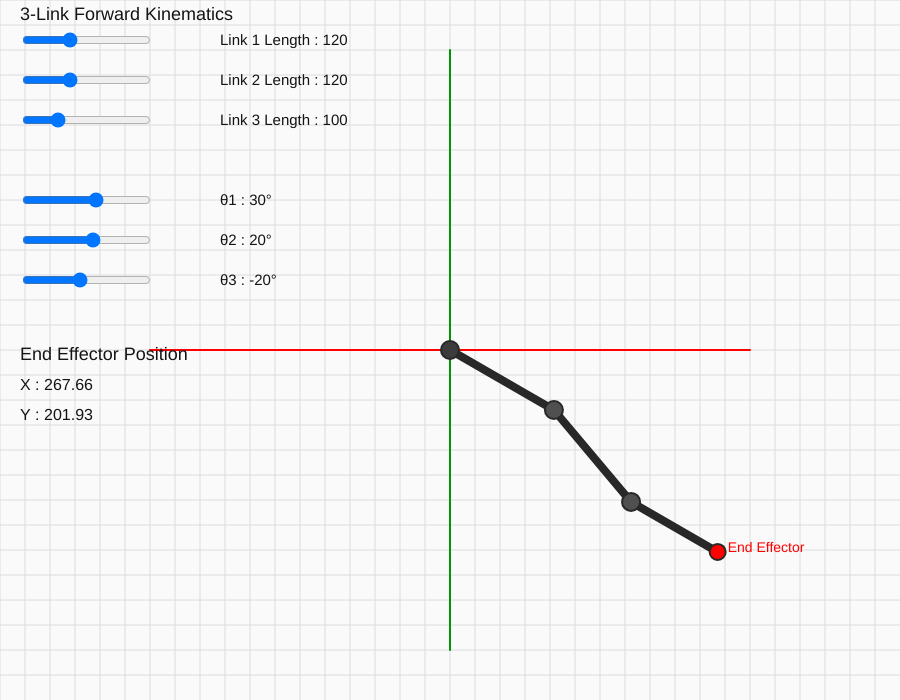
Frame 1 (no input)
Frame 60 (no input): identical to frame 1, image omitted
Frame 120 (the mouse pressed at the canvas centre since frame 60): identical to frame 1, image omitted

The p5.js sketch that drew this single still picture (run headless with seeded random() and noise() and a simulated clock; from frame 60 on, the mouse is pressed at the canvas centre):

// p5.js sketch
// ── sketch.js
// =========================================
// 3-Link Planar Robot - Forward Kinematics
// =========================================

// ---------- Canvas ----------
const canvasW = 900;
const canvasH = 700;

// Robot Base
const baseX = 450;
const baseY = 350;

// Robot Parameters
let L1 = 120;
let L2 = 120;
let L3 = 100;

let t1 = 30;
let t2 = 20;
let t3 = -20;

// Sliders
let l1Slider, l2Slider, l3Slider;
let t1Slider, t2Slider, t3Slider;

function setup() {

  createCanvas(canvasW, canvasH);

  angleMode(DEGREES);
  textFont('Arial');

  // ----------------------------
  // Link Length Sliders
  // ----------------------------
  l1Slider = createSlider(50, 250, L1, 1);
  l2Slider = createSlider(50, 250, L2, 1);
  l3Slider = createSlider(50, 250, L3, 1);

  l1Slider.position(20, 30);
  l2Slider.position(20, 70);
  l3Slider.position(20, 110);

  // ----------------------------
  // Joint Angle Sliders
  // ----------------------------
  t1Slider = createSlider(-180, 180, t1, 1);
  t2Slider = createSlider(-180, 180, t2, 1);
  t3Slider = createSlider(-180, 180, t3, 1);

  t1Slider.position(20, 190);
  t2Slider.position(20, 230);
  t3Slider.position(20, 270);
}

function draw() {

  background(250);

  // Read Slider Values
  L1 = l1Slider.value();
  L2 = l2Slider.value();
  L3 = l3Slider.value();

  t1 = t1Slider.value();
  t2 = t2Slider.value();
  t3 = t3Slider.value();

  // Draw Background Grid
  drawGrid();

  // Draw Coordinate Axes
  drawAxes();

  // Forward Kinematics
  let x1 = baseX + L1 * cos(t1);
  let y1 = baseY + L1 * sin(t1);

  let x2 = x1 + L2 * cos(t1 + t2);
  let y2 = y1 + L2 * sin(t1 + t2);

  let x3 = x2 + L3 * cos(t1 + t2 + t3);
  let y3 = y2 + L3 * sin(t1 + t2 + t3);

  // Draw Robot links
  stroke(40);
  strokeWeight(8);

  line(baseX, baseY, x1, y1);
  line(x1, y1, x2, y2);
  line(x2, y2, x3, y3);

  // Draw Joints
  strokeWeight(2);

  fill(60);
  circle(baseX, baseY, 18);

  fill(80);
  circle(x1, y1, 18);

  fill(80);
  circle(x2, y2, 18);

  fill(255, 0, 0);
  circle(x3, y3, 16);

  // Draw End Effector Label
  fill(255, 0, 0);
  noStroke();
  textSize(14);
  text("End Effector", x3 + 10, y3);

  // Information Panel
  drawInfo(x3, y3);
}

// =========================================
// Draw Grid
// =========================================

function drawGrid() {

  stroke(220);
  strokeWeight(1);

  for (let x = 0; x < width; x += 25) {
    line(x, 0, x, height);
  }

  for (let y = 0; y < height; y += 25) {
    line(0, y, width, y);
  }

}

// =========================================
// Draw Coordinate Axes
// =========================================

function drawAxes() {

  strokeWeight(2);

  // X Axis
  stroke(255, 0, 0);
  line(baseX - 300, baseY, baseX + 300, baseY);

  // Y Axis
  stroke(0, 150, 0);
  line(baseX, baseY - 300, baseX, baseY + 300);

}

// =========================================
// Information Panel
// =========================================

function drawInfo(x3, y3) {

  fill(20);
  noStroke();

  textSize(18);
  text("3-Link Forward Kinematics", 20, 20);

  textSize(15);

  text("Link 1 Length : " + L1, 220, 45);
  text("Link 2 Length : " + L2, 220, 85);
  text("Link 3 Length : " + L3, 220, 125);

  text("θ1 : " + t1 + "°", 220, 205);
  text("θ2 : " + t2 + "°", 220, 245);
  text("θ3 : " + t3 + "°", 220, 285);

  textSize(18);

  text("End Effector Position", 20, 360);

  textSize(16);

  text("X : " + nf(x3 - baseX, 1, 2), 20, 390);
  text("Y : " + nf(y3 - baseY, 1, 2), 20, 420);

}
// ── style.css
body{
    margin:0;
    background:#ececec;
    display:flex;
    justify-content:center;
}
